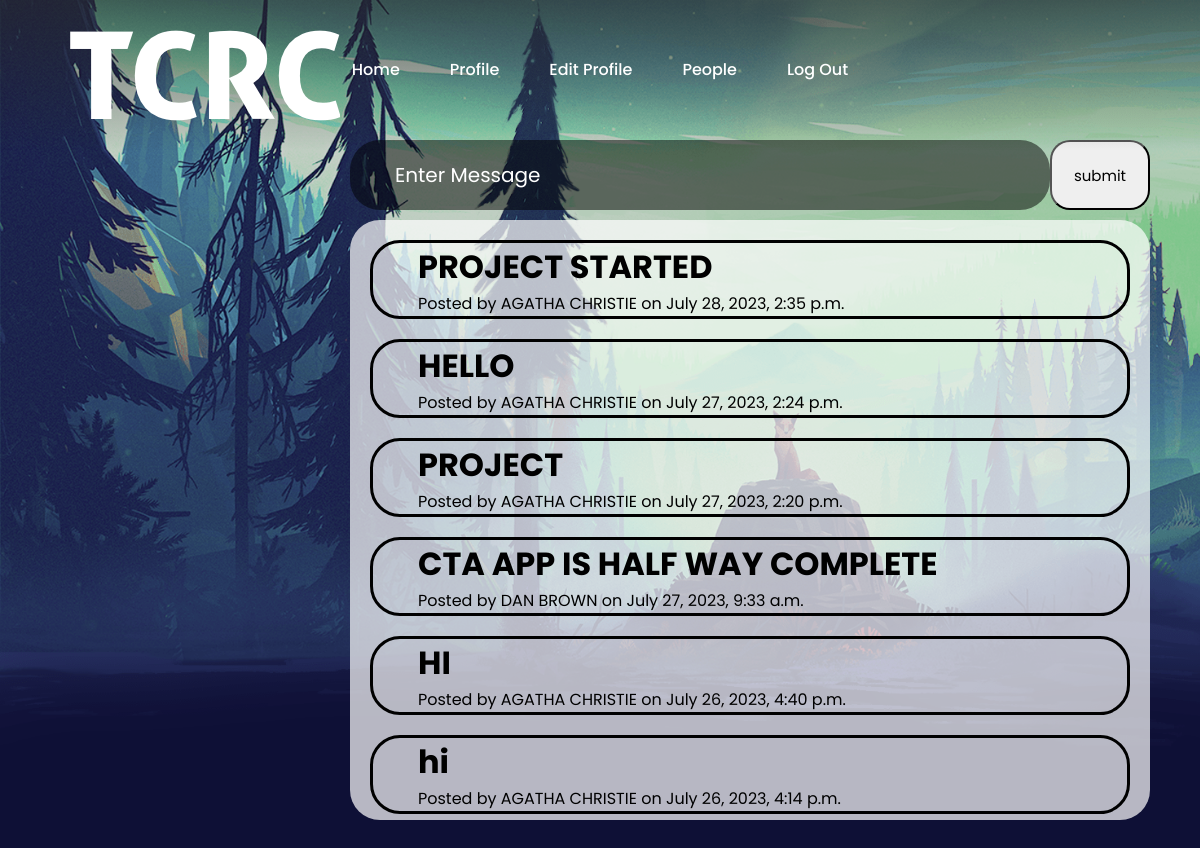
Screenshot of /home/ (signed in) with the database file from the repository.
### home/models.py (models this page shows, shortened)
class Post(models.Model):
    post=models.CharField( max_length=500)
    user=models.ForeignKey(User, on_delete=models.CASCADE)
    created=models.DateTimeField(auto_now_add=True)

### accounts/models.py (models this page shows, shortened)
class UserProfile(models.Model):
    userID=models.OneToOneField(User , on_delete=models.CASCADE)
    name = models.CharField(max_length=121)
    department = models.CharField(max_length=120, default='')
    role = models.CharField(max_length=120, default='')
    current_project =  models.CharField(max_length=120, default='')

### home/views.py (the view, shortened to what this page needs)
# urls.py: path('', HomeView.as_view() ,name='home')
@method_decorator(login_required, name='dispatch')
class HomeView(TemplateView):
    template_name='home/home.html'
    def get(self,request):
        form=HomeForm()
        posts= Post.objects.all().order_by('-created')
        args={'form':form,'posts':posts}
        return render(request, self.template_name,args)

### home/forms.py
class HomeForm(forms.ModelForm):
    post = forms.CharField(widget=forms.TextInput(
        attrs={'type':'text',
            'class': 'input-field2',
            'placeholder': 'Enter Message',}
    ))
    class Meta:
        model=Post
        fields=('post',)

### home/templates/home/home.html (shortened to what this page needs)
{% extends 'base.html' %}
{% block body %}
<form method='post' >
    <div class='alright4'>
    {{ form.post}}
    </div>
    <button type='submit' class='alright3'>submit</button>
</form>
<div class='alright'>
{% for post in posts %}
<div class='alright2'>
<h1>{{post.post}}</h1>
<p> Posted by {{post.user.userprofile.name}} on {{post.created}}</p>
</div>
{% endfor%}
</div>
{% endblock %}

### accounts/templates/base.html (shortened to what this page needs)
<!DOCTYPE html>
<html lang="en">
<head>
    <link href='https://unpkg.com/boxicons@2.1.4/css/boxicons.min.css' rel='stylesheet'>
    {% load static %}
    <link rel="stylesheet"  href="{% static 'accounts/style.css' %}" type="text/css">
</head>
<body>
 <div class="wrapper">
    <nav class="nav">
        <div class="nav-logo">
            <img src="{% static 'accounts/ourlogowhite.png' %}" alt="">
        </div>
        <div class="nav-menu" id="navMenu">
            {% if user.is_authenticated %}
            <ul>
                <li><a href="{% url 'home' %}" class="link">Home</a></li>
                <li><a href="{% url 'view_profile' %}" class="link">Profile</a></li>
                <li><a href="{% url 'edit_profile' %}" class="link">Edit Profile</a></li>
                <li><a href="{% url 'view_people' %}" class="link">People</a></li>
                <li><a href="{% url 'logout' %}" class="link">Log Out</a></li>
            </ul>
            {% else%}
            <ul>
                <li><a href="{% url 'login' %}" class="link">Login</a></li>
            </ul>
            {% endif%}
        </div>
    </nav>
{% block body%}
{% endblock %}
</body>
</html>

### accounts/static/accounts/style.css (style rules this page uses)
* { margin: 0; padding: 0; box-sizing: border-box; font-family: 'Poppins', sans-serif; }
body { background: url("bg4.png"); background-size: cover; background-repeat: no-repeat; background-attachment: fixed; overflow: hidden; }
.wrapper { min-height: 110vh; background: rgba(39, 39, 39, .2); }
.nav { position: fixed; top: 0; display: flex; justify-content: space-around; width: 100%; height: 150px; line-height: 100px; background: linear-gradient(rgba(39,39,39, 0.6), transparent); z-index: 100; }
.nav-logo { position: fixed; top:20px; left:20px; }
.nav-menu { position: fixed; top: 20px; }
.nav-menu ul { display: flex; float:left; }
.nav-menu ul li { list-style-type: none; }
.nav-menu ul li .link { text-decoration: none; font-weight: 500; color: #fff; padding-bottom: 15px; margin: 0 25px; }
.alright { position: fixed; left:350px; top:220px; align-items: center; width:800px; height:600px; background-color: rgba(255, 255, 255, 0.7); border-radius: 30px; scroll-behavior: smooth; overflow:scroll }
.alright2 { margin-top: 20px; position:relative; left:2.5%; width: 95%; padding: 0 10px 0 45px; border: solid; border-radius: 30px; outline: none; transition: .2s ease; }
.alright3 { position: fixed; left:1050px; top:140px; font-size: 15px; height: 70px; width: 100px; border-radius: 20px; }
.alright4 { position: fixed; left:350px; top:140px; font-size: 15px; height: 70px; width: 700px; }
.input-field2 { font-size: 20px; background: rgba(0, 0, 0, 0.5); color: #ffffff; height: 70px; width: 100%; padding: 0 10px 0 45px; border: none; border-radius: 30px; outline: none; transition: .2s ease; }

### rows the page displays
Post: post "PROJECT STARTED", user.userprofile.name "AGATHA CHRISTIE", created "July 28, 2023, 2:35 p.m."
Post: post "HELLO", user.userprofile.name "AGATHA CHRISTIE", created "July 27, 2023, 2:24 p.m."
Post: post "PROJECT", user.userprofile.name "AGATHA CHRISTIE", created "July 27, 2023, 2:20 p.m."
Post: post "CTA APP IS HALF WAY COMPLETE", user.userprofile.name "DAN BROWN", created "July 27, 2023, 9:33 a.m."
Post: post "HI", user.userprofile.name "AGATHA CHRISTIE", created "July 26, 2023, 4:40 p.m."
Post: post "hi", user.userprofile.name "AGATHA CHRISTIE", created "July 26, 2023, 4:14 p.m."
